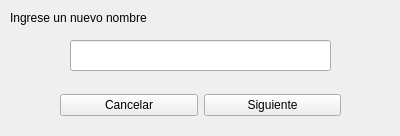
<?xml version="1.0" encoding="UTF-8"?>
<ui version="4.0">
 <class>EmergenteCrearDir</class>
 <widget class="QWidget" name="EmergenteCrearDir">
  <property name="geometry">
   <rect>
    <x>0</x>
    <y>0</y>
    <width>400</width>
    <height>136</height>
   </rect>
  </property>
  <property name="windowTitle">
   <string>Crear Nombre</string>
  </property>
  <property name="windowIcon">
   <iconset>
    <normaloff>Iconos/LOGO.png</normaloff>Iconos/LOGO.png</iconset>
  </property>
  <widget class="QLineEdit" name="txtNombreDir">
   <property name="geometry">
    <rect>
     <x>70</x>
     <y>40</y>
     <width>261</width>
     <height>31</height>
    </rect>
   </property>
  </widget>
  <widget class="QLabel" name="label">
   <property name="geometry">
    <rect>
     <x>10</x>
     <y>10</y>
     <width>171</width>
     <height>16</height>
    </rect>
   </property>
   <property name="text">
    <string>Ingrese un nuevo nombre</string>
   </property>
  </widget>
  <widget class="QWidget" name="horizontalLayoutWidget">
   <property name="geometry">
    <rect>
     <x>60</x>
     <y>80</y>
     <width>281</width>
     <height>51</height>
    </rect>
   </property>
   <layout class="QHBoxLayout" name="horizontalLayout_2">
    <item>
     <widget class="QPushButton" name="btnCancelar">
      <property name="text">
       <string>Cancelar</string>
      </property>
     </widget>
    </item>
    <item>
     <widget class="QPushButton" name="btnSiguiente">
      <property name="text">
       <string>Siguiente</string>
      </property>
     </widget>
    </item>
   </layout>
  </widget>
 </widget>
 <resources/>
 <connections/>
</ui>
